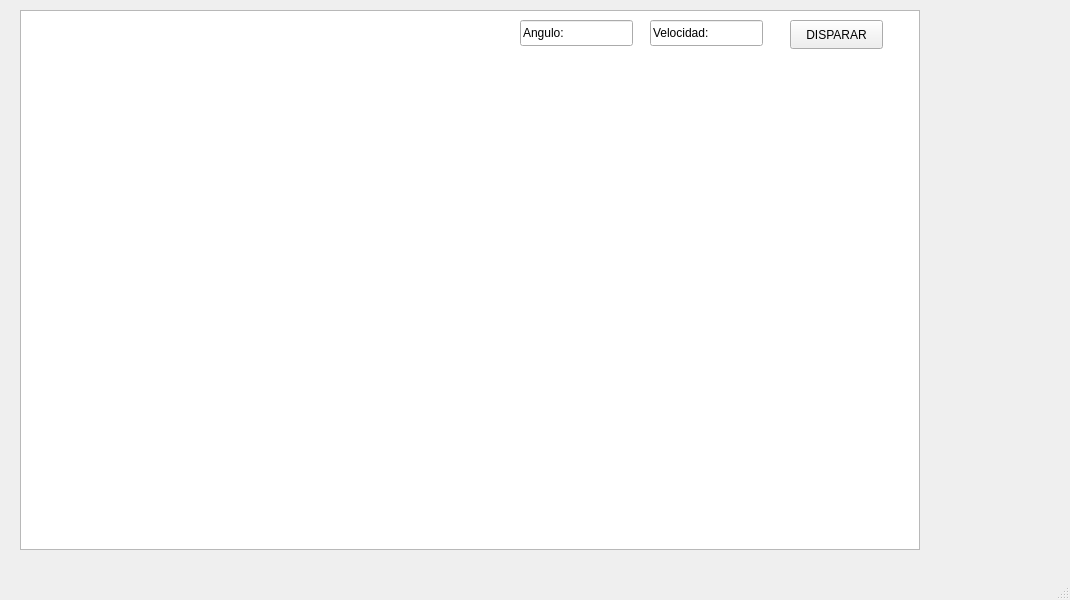
<?xml version="1.0" encoding="UTF-8"?>
<ui version="4.0">
 <class>MainWindow</class>
 <widget class="QMainWindow" name="MainWindow">
  <property name="geometry">
   <rect>
    <x>0</x>
    <y>0</y>
    <width>1070</width>
    <height>600</height>
   </rect>
  </property>
  <property name="windowTitle">
   <string>MainWindow</string>
  </property>
  <widget class="QWidget" name="centralwidget">
   <widget class="QGraphicsView" name="graphicsView">
    <property name="geometry">
     <rect>
      <x>20</x>
      <y>10</y>
      <width>900</width>
      <height>540</height>
     </rect>
    </property>
   </widget>
   <widget class="QLineEdit" name="txtVelocidad">
    <property name="geometry">
     <rect>
      <x>650</x>
      <y>20</y>
      <width>113</width>
      <height>26</height>
     </rect>
    </property>
    <property name="text">
     <string>Velocidad:</string>
    </property>
   </widget>
   <widget class="QLineEdit" name="txtAngulo">
    <property name="geometry">
     <rect>
      <x>520</x>
      <y>20</y>
      <width>113</width>
      <height>26</height>
     </rect>
    </property>
    <property name="text">
     <string>Angulo:</string>
    </property>
   </widget>
   <widget class="QPushButton" name="btnDisparar">
    <property name="geometry">
     <rect>
      <x>790</x>
      <y>20</y>
      <width>93</width>
      <height>29</height>
     </rect>
    </property>
    <property name="text">
     <string>DISPARAR</string>
    </property>
   </widget>
  </widget>
  <widget class="QMenuBar" name="menubar">
   <property name="geometry">
    <rect>
     <x>0</x>
     <y>0</y>
     <width>1070</width>
     <height>26</height>
    </rect>
   </property>
  </widget>
  <widget class="QStatusBar" name="statusbar"/>
 </widget>
 <resources/>
 <connections/>
</ui>
